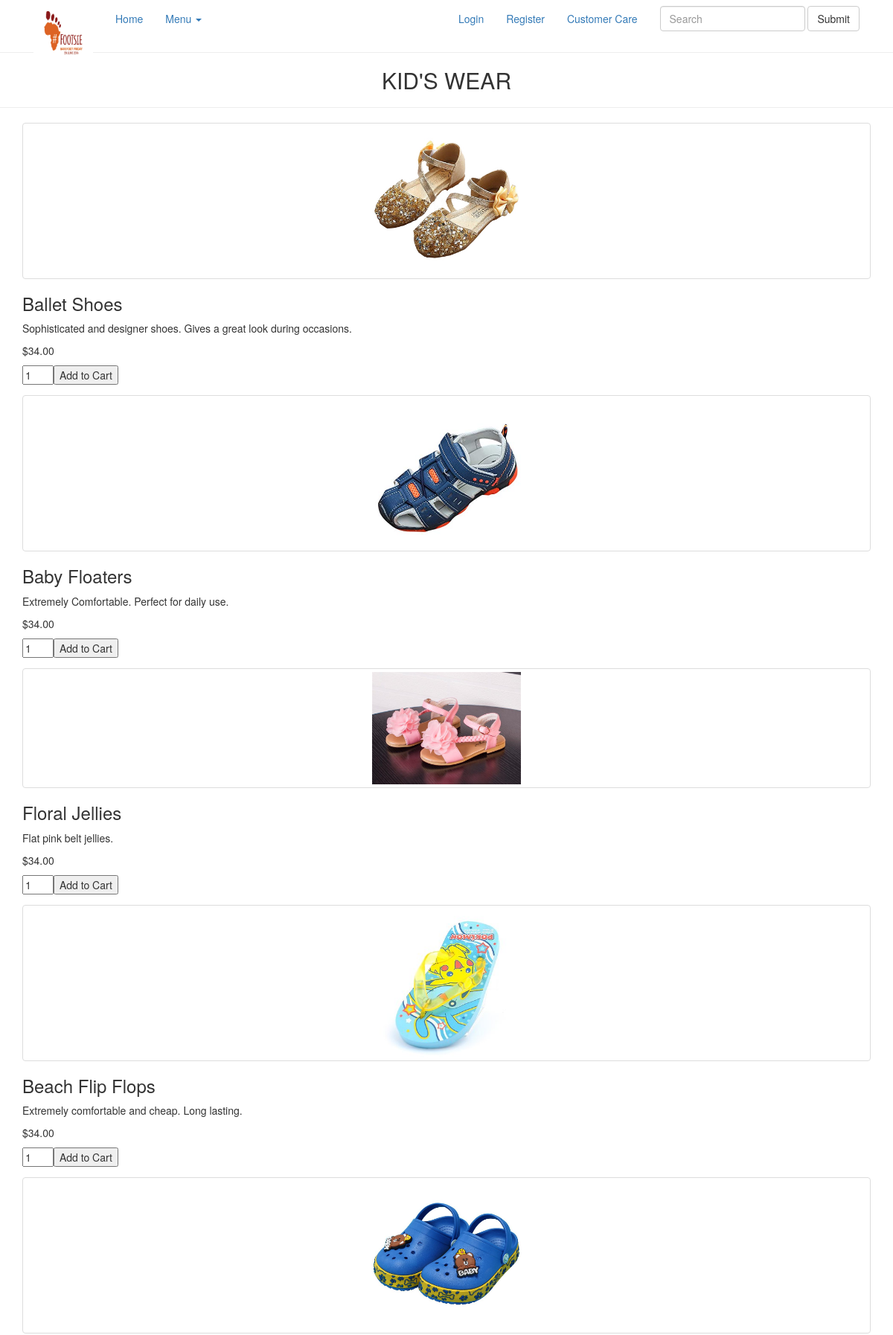
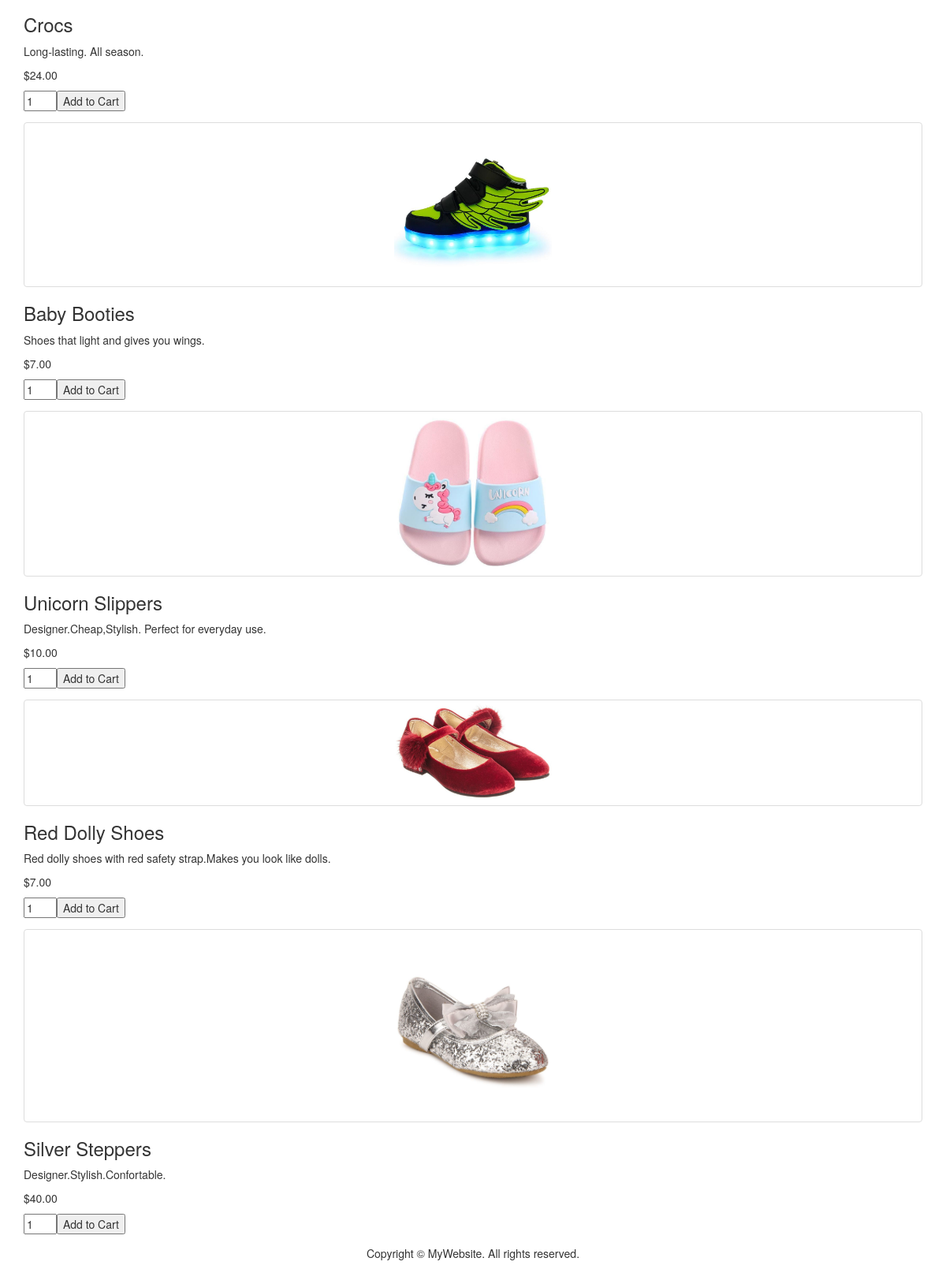
The page /kidswear1.php on the database its author committed (2 pictures, top to bottom).
### tables this page shows
CREATE TABLE `products` (
  `id` int(8) NOT NULL,
  `name` varchar(255) NOT NULL,
  `code` varchar(255) NOT NULL,
  `image` text NOT NULL,
  `price` double(10,2) NOT NULL,
  `category` varchar(255) NOT NULL,
  `description` varchar(255) NOT NULL
);

### dbcontroller.php (called while the page is built, shortened)
<?php
class DBController {
	private $host = "localhost";
	private $user = "root";
	private $password = "";
	private $database = "phplogin";
	private $conn;
	function __construct() {
		$this->conn = $this->connectDB();
	}
	function connectDB() {
		$conn = mysqli_connect($this->host,$this->user,$this->password,$this->database);
		return $conn;
	}
	function runQuery($query) {
		$result = mysqli_query($this->conn,$query);
		while($row=mysqli_fetch_assoc($result)) {
			$resultset[] = $row;
		}
		if(!empty($resultset))
			return $resultset;
	}
}
?>

### kidswear1.php (the view, shortened to what this page needs)
<html>
<head>
<link href="css/bootstrap.css" rel="stylesheet" type="text/css">
</head>
<body>
<nav>
  <div class="container">
    <div class="navbar-header">
      <a class="navbar-brand" href="#"><img src="images/footsie-story.jpg" width="80" height="60"></a> </div>
    <div class="collapse navbar-collapse">
      <ul class="nav navbar-nav">
        <li class="active"><a href="index.html">Home<span class="sr-only">(current)</span></a></li>
        <li class="dropdown"> <a href="#" class="dropdown-toggle" data-toggle="dropdown" role="button" aria-expanded="false" aria-haspopup="true">Menu <span class="caret"></span></a>
        </li>
      </ul>
      <form class="navbar-form navbar-right" role="search">
        <div class="form-group">
          <input type="text" class="form-control" placeholder="Search">
        </div>
        <button type="submit" class="btn btn-default">Submit</button>
      </form>
      <ul class="nav navbar-nav navbar-right hidden-sm">
        <li><a href="userlogin.html">Login</a></li>
        <li><a href="registration.html">Register</a></li>
        <li><a href="customercare.html">Customer Care</a></li>
      </ul>
    </div>
  </div>
</nav>
<hr>
<h2 class="text-center">KID'S WEAR</h2>
<hr>
<?php
	require_once("dbcontroller.php");
	$db_handle = new DBController();
	$product_array = $db_handle->runQuery("SELECT * FROM products WHERE category='Kid'  ORDER BY id ASC ");
	if (!empty($product_array)) {
		foreach($product_array as $key=>$value){
	?>
		<div class="container">
			<form method="post" action="cart.php?action=add&code=<?php echo $product_array[$key]["code"]; ?>">
			<div class="thumbnail"> <img src="<?php echo $product_array[$key]["image"]; ?>" alt="Thumbnail Image 1" width="200" height="200" class="img-responsive"></div>
        <div class="caption">
			<h3><?php echo $product_array[$key]["name"]; ?></h3>
			<p><?php echo $product_array[$key]["description"]; ?></p>
			<p><?php echo "$".$product_array[$key]["price"]; ?></p>
			<div class="cart-action"><input type="text" class="product-quantity" name="quantity" value="1" size="2" /><input type="submit" value="Add to Cart" class="btnAddAction" /></div>
		    </form>
		</div>
	<?php
		}
	}
	?>
<footer class="text-center">
  <div class="container">
    <div class="row">
      <div class="col-xs-12">
        <p>Copyright © MyWebsite. All rights reserved.</p>
      </div>
    </div>
  </div>
</footer>
</body>
</html>

### rows shown on the page
products: image (picture), name "Ballet Shoes", description "Sophisticated and designer shoes. Gives a great look during occasions.", price "34.00"
products: image (picture), name "Baby Floaters", description "Extremely Comfortable. Perfect for daily use.", price "34.00"
products: image (picture), name "Floral Jellies", description "Flat pink belt jellies.", price "34.00"
products: image (picture), name "Beach Flip Flops", description "Extremely comfortable and cheap. Long lasting.", price "34.00"
products: image (picture), name "Crocs", description "Long-lasting. All season.", price "24.00"
products: image (picture), name "Baby Booties", description "Shoes that light and gives you wings.", price "7.00"
products: image (picture), name "Unicorn Slippers", description "Designer.Cheap,Stylish. Perfect for everyday use.", price "10.00"
products: image (picture), name "Red Dolly Shoes", description "Red dolly shoes with red safety strap.Makes you look like dolls.", price "7.00"
products: image (picture), name "Silver Steppers", description "Designer.Stylish.Confortable.", price "40.00"
